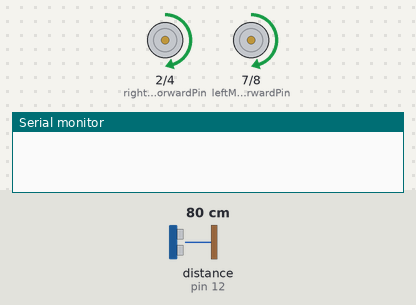
Bench run of a sketch on a simulated Arduino Uno, built with avr-gcc and run on an emulated ATmega328P. Shown: motor-driver pin pairs drawn as motors (green arrow = first pin HIGH = forward, orange = second pin HIGH = backward, longer = more drive, scaled by the enable pin), the last lines printed to the serial monitor. The inputs (shaded band) are chosen by the test bench; at power-on: distance to the obstacle (sensor on pin 12) 80 cm. The echo pulse lasts 58.3 µs per cm.

Above: at 0.8 s.
0.9 s: distance to the obstacle (sensor on pin 12) set to 11 cm
2.4 s: distance to the obstacle (sensor on pin 12) set to 8 cm
At 2.59 s:
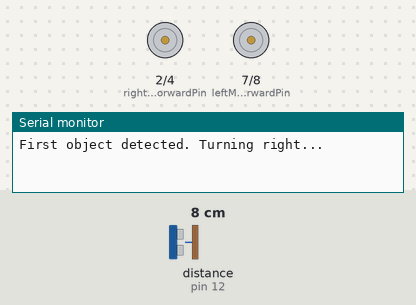
At 5.9 s:
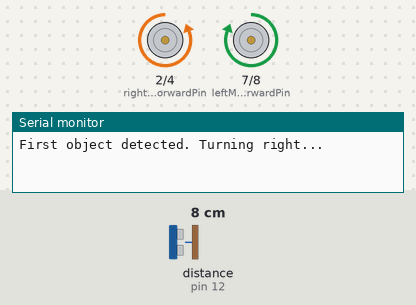
Timing chart, 0 to 13.9 s (numbered marks = the images above; inputs shaded):
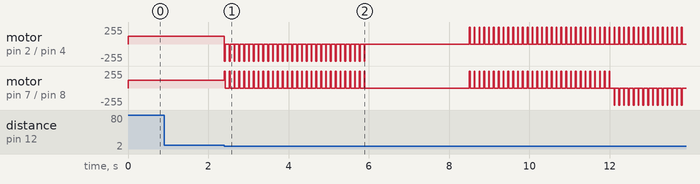

The sketch:

TASK2_V1.ino
```cpp
#include <NewPing.h>

#define SONAR_NUM 3      // Number of sensors.
#define MAX_DISTANCE 200 // Maximum distance (in cm) to ping.

// right motor
int rightMotorForwardPin = 2;
int rightMotorBackwardPin = 4;
int rightMotorSpeedControl = 5;

// left motor
int leftMotorForwardPin = 7;
int leftMotorBackwardPin = 8;
int leftMotorSpeedControl = 9;

int direction = 5; //0 - forward, 1 - backward, 2 - right, 3 - left

volatile float frontDistance = 0;
volatile float leftDistance = 0;
volatile float rightDistance = 0;

volatile float maxFrontDistance = 10.00;
volatile float maxLeftDistance = 20.00;
volatile float maxRightDistance = 20.00;

NewPing sonar[SONAR_NUM] = {   // Sensor object array.
  NewPing(6, 10, MAX_DISTANCE), // Each sensor's trigger pin, echo pin, and max distance to ping.
  NewPing(6, 12, MAX_DISTANCE),
  NewPing(6, 13, MAX_DISTANCE)
};

void setup() {
  pinMode(leftMotorSpeedControl, OUTPUT);
  pinMode(leftMotorForwardPin, OUTPUT);
  pinMode(leftMotorBackwardPin, OUTPUT);
  pinMode(rightMotorSpeedControl, OUTPUT);
  pinMode(rightMotorForwardPin, OUTPUT);
  pinMode(rightMotorBackwardPin, OUTPUT);

  Serial.begin(115200);

  int count = 0;
  checkFrontDistance();
  while (count < 3) {
    goStraight();
    checkFrontDistance();
    if (frontDistance < maxFrontDistance && count == 0) {
      Serial.println("First object detected. Turning right...");
       for (int i = 0; i < 30; i++) {
         rotateRight();
         delay(100);
       }
      delay(2500);
      for (int i = 0; i < 30; i++) {
        goStraightMicro();
        delay(100);
      }
      count++;
    }

    checkFrontDistance();
    if (frontDistance < maxFrontDistance && count == 1) {
      Serial.println("Second object detected. Turning left...");
      for (int i = 0; i < 30; i++) {
         rotateLeft();
         delay(100);
       }
      count++;
      delay(3000);
      for (int i = 0; i < 30; i++) {
        goStraightMicro();
        delay(100);
      }
    }
  }
  // if (frontDistance < maxFrontDistance && count == 0) {
  //   Serial.println("First object detected. Turning right...");
  //   for (int i = 0; i < 10; i++) {
  //     rotateRight();
  //     delay(100);
  //     Serial.println("Count: ");
  //     Serial.println(count);
  //   }
  //   count++;
  // } else if (frontDistance < maxFrontDistance && count == 1) {
  //   Serial.println("Second object detected. Turning left...");
  //   for (int i = 0; i < 10; i++) {
  //     rotateLeft();
  //     delay(100);
  //     Serial.println("Count: ");
  //     Serial.println(count);
  //   }
  //   count++;
  // } else {
  //   goStraight();
  // }
}

void loop() {
  //for (uint8_t i = 0; i < SONAR_NUM; i++) { // Loop through each sensor and display results.
    //delay(50); // Wait 50ms between pings (about 20 pings/sec). 29ms should be the shortest delay between pings.
    //Serial.print(i);
    //Serial.print("=");
    //Serial.print(sonar[i].ping_cm());
    //Serial.print("cm ");
  //}
  //Serial.println();
}

// FUNCTIONS //

void goStraight() {
  analogWrite(leftMotorSpeedControl, 120);
  analogWrite(rightMotorSpeedControl, 120);
  digitalWrite(leftMotorBackwardPin, LOW);
  digitalWrite(rightMotorBackwardPin, LOW);
  digitalWrite(rightMotorForwardPin, HIGH);
  digitalWrite(leftMotorForwardPin, HIGH);
  //delay(1000);
  //brake();
  direction = 5;
}

void goStraightMicro() {
  analogWrite(leftMotorSpeedControl, 255);
  analogWrite(rightMotorSpeedControl, 255);
  digitalWrite(leftMotorBackwardPin, LOW);
  digitalWrite(rightMotorBackwardPin, LOW);
  digitalWrite(rightMotorForwardPin, HIGH);
  digitalWrite(leftMotorForwardPin, HIGH);
  delay(20);
  brake();
  direction = 6;
}

void rotateLeft() {
  analogWrite(leftMotorSpeedControl, 255);
  analogWrite(rightMotorSpeedControl, 255);
  digitalWrite(rightMotorForwardPin, HIGH);
  digitalWrite(leftMotorForwardPin, LOW);
  digitalWrite(rightMotorBackwardPin, LOW);
  digitalWrite(leftMotorBackwardPin, HIGH);
  delay(20);
  brake();
  direction = 3;

}

void rotateRight() {
  analogWrite(leftMotorSpeedControl, 255);
  analogWrite(rightMotorSpeedControl, 255);
  digitalWrite(leftMotorForwardPin, HIGH);
  digitalWrite(leftMotorBackwardPin, LOW);
  digitalWrite(rightMotorForwardPin, LOW);
  digitalWrite(rightMotorBackwardPin, HIGH);
  delay(20);
  brake();
  direction = 2;

}

void goBackward() {
  analogWrite(leftMotorSpeedControl, 150);
  analogWrite(rightMotorSpeedControl, 150);
  digitalWrite(leftMotorForwardPin, LOW);
  digitalWrite(leftMotorBackwardPin, HIGH);
  digitalWrite(rightMotorForwardPin, LOW);
  digitalWrite(rightMotorBackwardPin, HIGH);
  delay(1000);
  brake();
  direction = 1;

}

void brake() {
  digitalWrite(leftMotorForwardPin, LOW);
  digitalWrite(leftMotorBackwardPin, LOW);
  digitalWrite(rightMotorForwardPin, LOW);
  digitalWrite(rightMotorBackwardPin, LOW);
}

void turnRight90() {
  rotateRight();
  delay(240);
  brake();
}

void movePreviousDirection() {
  if(direction == 5) {
    goStraight();
  }else if(direction == 1) {
    goBackward();
  }else if(direction == 2) {
    rotateRight();
  }else if(direction == 3) {
    rotateLeft();
  }else if(direction == 6) {
    goStraightMicro();
  }else {
    brake();
   }
}

void checkFrontDistance() {
  frontDistance = sonar[1].ping_cm();
}

void checkLeftDistance() {
  leftDistance = sonar[0].ping_cm();
}

void checkRightDistance() {
  rightDistance = sonar[2].ping_cm();
}
```

Measured:
- the behaviour switches between 10 and 9 cm on distance to the obstacle (sensor on pin 12) (found by bisection; images 0 and 1)
- after the input at 0.9 s, every drawn part: stays the same
